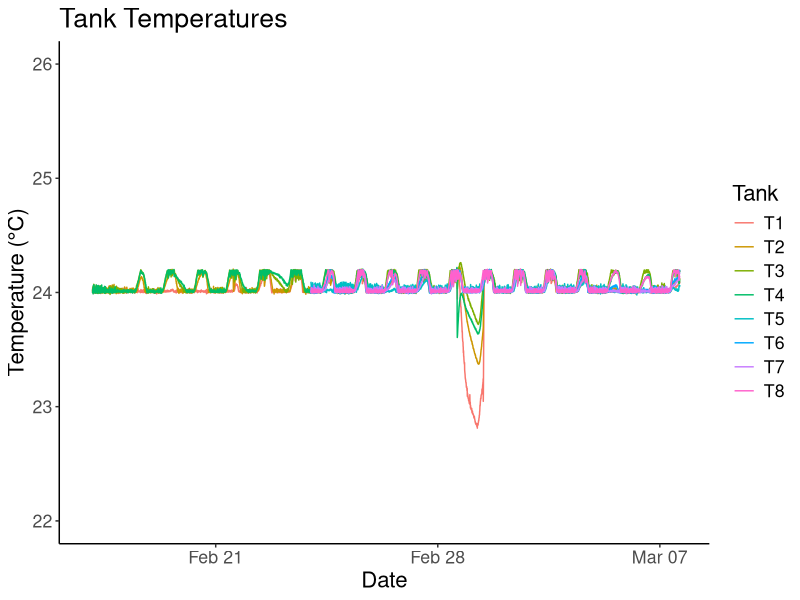
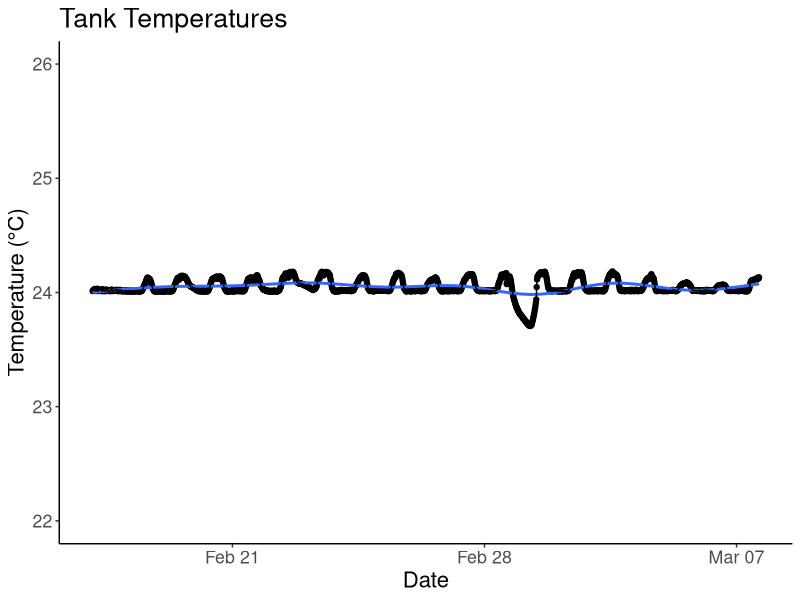
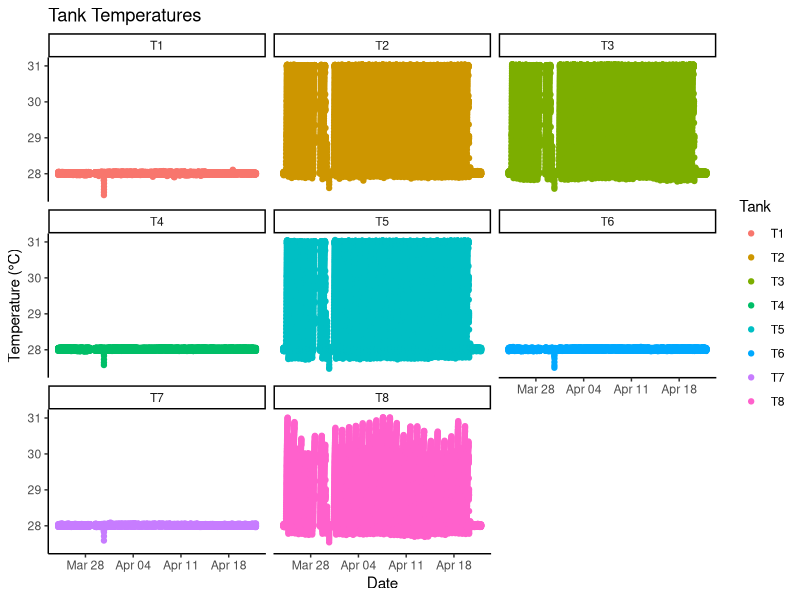
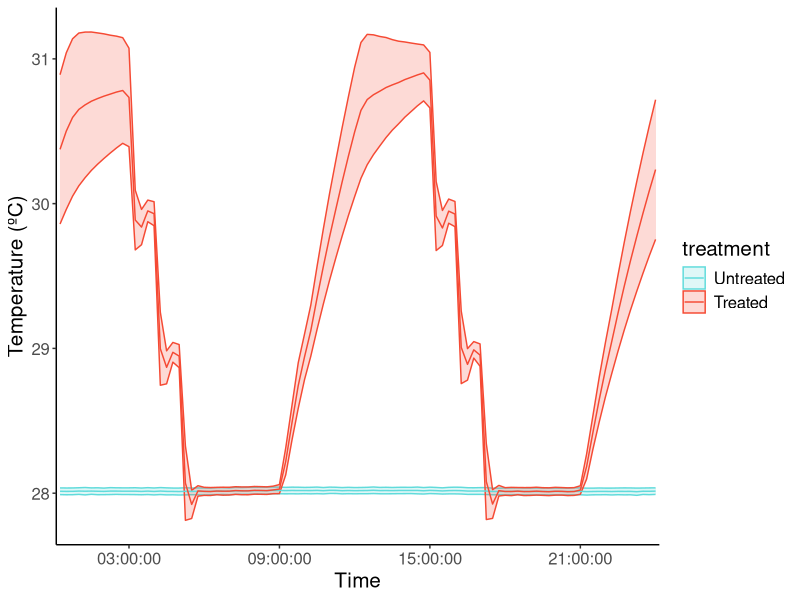
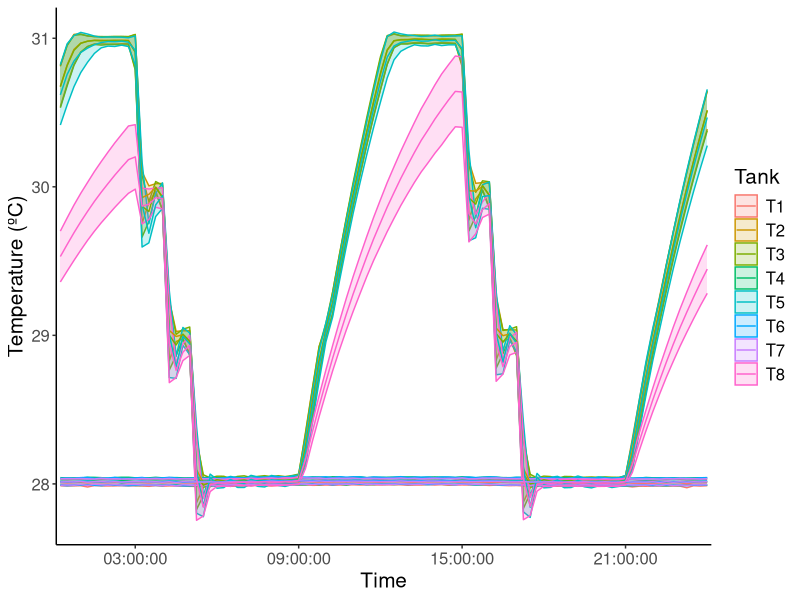
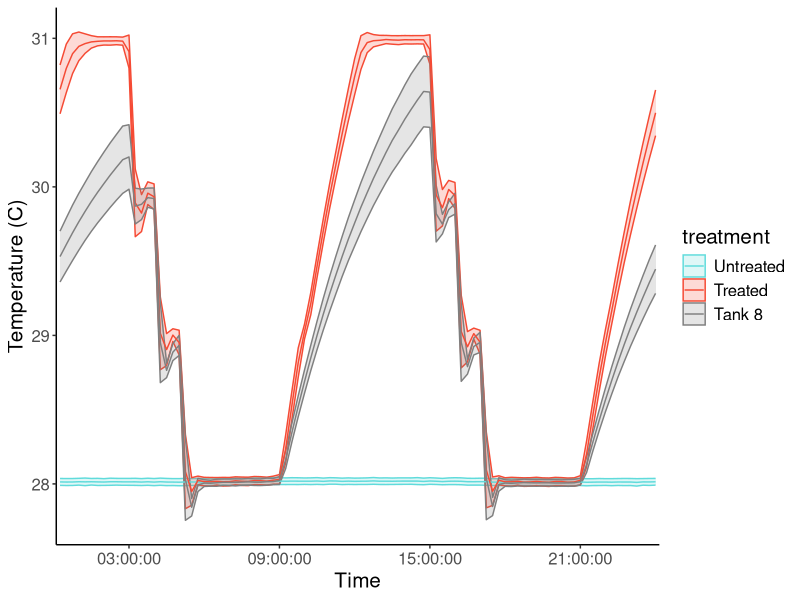
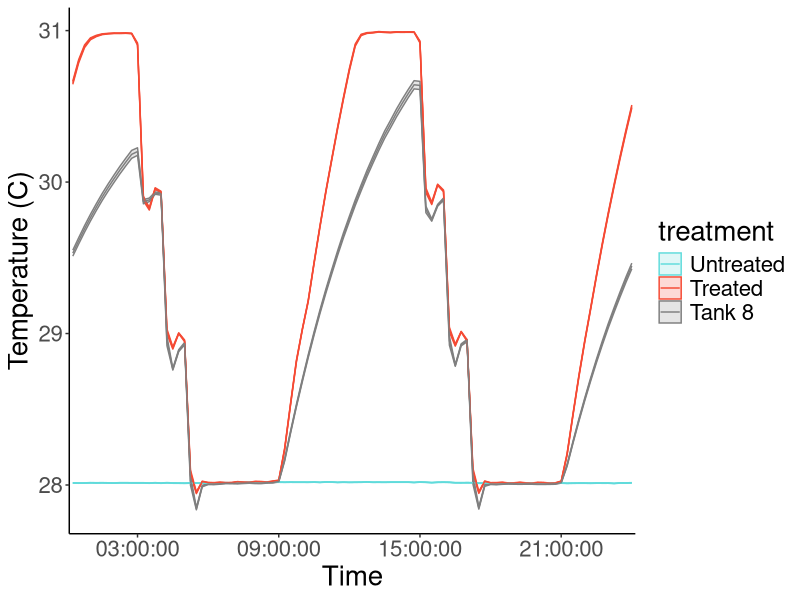
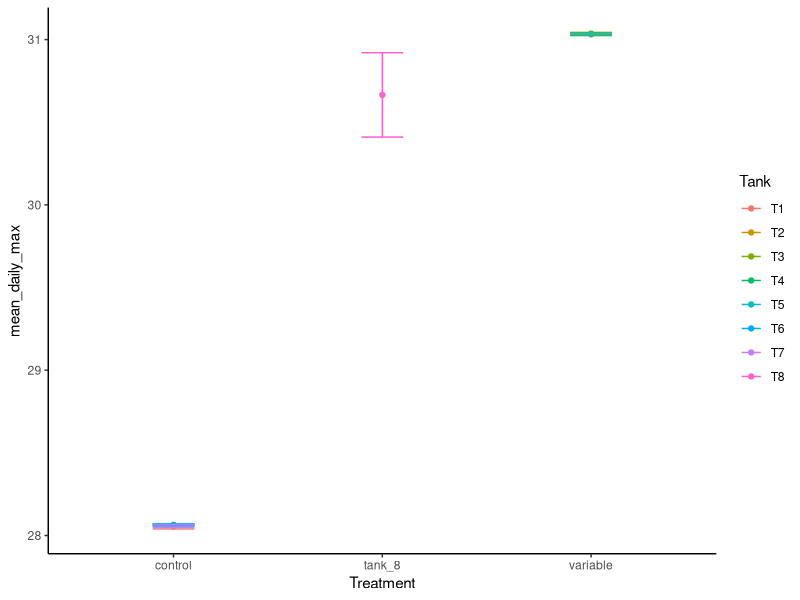

Recreate these plots in R, in order. (Note: this script raises an error after producing the figures.)
## ---- chunk 1
library(tidyverse)
library(plotrix) #for standard error function
library(cowplot)

feb4<- readxl::read_xlsx("Data from LabVIEW/20220204_TemperatureData edited.xlsx", col_types = c("date", "numeric", "numeric", 
        "numeric", "numeric", "numeric", 
        "numeric", "numeric", "numeric", 
        "numeric", "numeric", "numeric", 
        "numeric", "numeric", "numeric", 
        "numeric", "numeric"))
feb23 <- readxl::read_xlsx("Data from LabVIEW/20220223_TemperatureData edited.xlsx")
march7 <- readxl::read_xlsx("Data from LabVIEW/20220307_TemperatureData - Copy.xlsx")
march29 <- readxl::read_xlsx("Data from LabVIEW/20220329_TemperatureData.xlsx")
april15 <- readxl::read_xlsx("Data from LabVIEW/20220415_TemperatureData.xlsx")

april25 <- readxl::read_xlsx("Data from LabVIEW/20220425_TemperatureData (1).xlsx") #had to convert to csv because dates weren't reading in correctly

CBASS <- readxl::read_xlsx("Data from LabVIEW/CBASS_labview.xlsx")

may11 <- readxl::read_xlsx("Data from LabVIEW/20220511_TemperatureData.xlsx")
may20 <- readxl::read_xlsx("Data from LabVIEW/20220520_TemperatureData.xlsx")
june10 <- readxl::read_xlsx("Data from LabVIEW/20220610_TemperatureData - Copy.xlsx")
june24 <- readxl::read_xlsx("Data from LabVIEW/20220624_TemperatureData (1).xlsx")
july6 <- readxl::read_xlsx("Data from LabVIEW/20220706_TemperatureData.xlsx", 
    col_types = c("date", "numeric", "numeric", 
        "numeric", "numeric", "numeric", 
        "numeric", "numeric", "numeric", 
        "numeric", "numeric", "numeric", 
        "numeric", "numeric", "numeric", 
        "numeric", "numeric"))
july8 <- readxl::read_xlsx("Data from LabVIEW/20220708_TemperatureData edited.xlsx")
july20 <- read_csv("Data from LabVIEW/20220720_TemperatureData.csv") #had to convert to csv because dates weren't reading in correctly
  july20$Time <- lubridate::mdy_hms(july20$Time)
## ---- chunk 2
acclimation <- bind_rows(feb4, feb23) 
temptreatment<- bind_rows(march7, march29, april15) #treatment started march 24 and ended april 20
temptreatment %>% filter(Time >= as.Date("2022-03-24") & Time <= as.Date("2022-04-22")) -> temptreatment
#filter out one anomalous data point
  temptreatment %>% 
    filter(T1<23) 
# Set the specific data point to NA
temptreatment[temptreatment$T1 < 22.5, "T1"]= NA
  temptreatment %>% 
    filter(T1<23) #its gone now

CBASS #april 22
recovery <- bind_rows(april15, april25, may11, may20, june10) #recovery started april 23 and ended june 21
  recovery %>% filter(Time >= as.Date("2022-04-23") & Time <= as.Date("2022-06-22")) -> recovery
heatstressassay <- bind_rows(june10, june24, july6, july8, july20) #ramp up started june 21
## ---- chunk 3
#tanks 1-4 had Pclivosa in them since Feb 4, so they were maintained at 24 C. Tanks 5-8 didn't get Acer until Feb 24, so that's why their temps fluctuate before then.
#need to remove tank temps for tanks 5-8 for dates before feb 24 and before feb 17 for tanks 1-4
#ended up doing this manually in Excel

acclimation %>% 
  filter(Time >= as.Date("2022-02-17")) %>% 
  dplyr::select(Time:T8) %>% 
  pivot_longer(T1:T8, names_to="Tank", values_to ="Temp") %>% 
  ggplot(data = .,
       aes(x = Time, y = Temp, color = Tank)) +
  geom_line() + 
  theme_classic() +
  labs(title = "Tank Temperatures",
       y = "Temperature (°C)",
       x = "Date") +
  scale_y_continuous(limits = c(22, 26)) +
  theme(text = element_text(size = 16)) #all font sizes
## ---- chunk 4
#need to clean up this graph,summarize all the tanks together
acclimation$Time <- lubridate::round_date(acclimation$Time, unit = "15 min")

acclimation %>% 
  filter(Time >= as.Date("2022-02-17")) %>% 
  dplyr::select(Time:T8) %>% 
  pivot_longer(T1:T8, names_to="Tank", values_to ="Temp") %>% 
  drop_na(Temp) %>% 
  dplyr::group_by(Time) %>% 
  dplyr::summarise(avg_temp = mean(Temp), se = std.error(Temp)) %>% 
  ggplot(., aes(x=Time, y=avg_temp)) + 
  geom_point() +
  geom_smooth() +
  theme_classic() +
   geom_line() +
  labs(title = "Tank Temperatures",
       y = "Temperature (°C)",
       x = "Date") +
  scale_y_continuous(limits = c(22, 26)) +
  theme(text = element_text(size = 16)) #all font sizes
## ---- chunk 5
#all tanks separated
temptreatment %>% 
  dplyr::select(Time:T8) %>% 
  pivot_longer(T1:T8, names_to="Tank", values_to ="Temp") %>% 
  ggplot(data = .,
       aes(x = Time, y = Temp, color = Tank)) +
  geom_point() + 
  theme_classic() +
  facet_wrap(~Tank) +
  labs(title = "Tank Temperatures",
       y = "Temperature (°C)",
       x = "Date")
#ggsave("temptreatment_28d.pdf", width = 10, height = 6)
## ---- chunk 6
#summary figure of average tank temp during 24-hr period over the 28 days
temptreatment$Time <- lubridate::round_date(temptreatment$Time, unit = "15 min")
temptreatment %>% drop_na() -> temptreatment

temptreatment %>% 
  filter(Time >= "2022-03-24 09:00:00") %>% 
  filter(Time <= "2022-04-20 09:00:00") %>% 
    #remove tissue sampling time points because during those times, you modified the tank temps to all hold at  28 C
  filter(!Time >= "2022-03-30 09:00:00" | !Time <= "2022-03-31 09:00:00") %>% 
  dplyr::select(Time:T8) %>% 
  pivot_longer(T1:T8, names_to="Tank", values_to ="Temp") %>% 
  tidyr::separate(Time, c("Date", "Time"), sep = "\\ ") %>% 
  mutate(treatment = case_when(Tank == "T1" ~ "control",
                               Tank == "T2" ~ "variable",
                               Tank == "T3" ~ "variable",
                               Tank == "T4" ~ "control",
                               Tank == "T5" ~ "variable", 
                               Tank == "T6" ~ "control",
                               Tank == "T7" ~ "control",
                               Tank == "T8" ~ "variable")) %>% 
  dplyr::group_by(Time, treatment) %>% 
  dplyr::summarise(avg_temp = mean(Temp), sd = sd(Temp)) %>% 
  ggplot(., aes(x=Time, y=avg_temp, color = treatment)) + 
  theme_classic() +
  geom_ribbon(aes(fill=treatment, group = treatment, ymin = avg_temp - sd, ymax = avg_temp + sd), alpha = 0.2) +
   geom_line(aes(group = treatment)) +
  scale_x_discrete(breaks = c("03:00:00", "09:00:00", "15:00:00", "21:00:00")) +
  labs(y="Temperature (ºC)") +
  scale_color_manual(labels=c("Untreated", "Treated"), values = c( "#60DBDB", "#F54A34"))+
  scale_fill_manual(labels=c("Untreated", "Treated"), values = c( "#60DBDB", "#F54A34")) +
  theme(text = element_text(size = 15)) 
#ggsave("summarytemptreatment_stdeviation.pdf", width = 10, height = 6)
## ---- chunk 7
temptreatment %>% 
  filter(Time >= "2022-03-24 09:00:00") %>% 
  filter(Time <= "2022-04-20 09:00:00") %>% 
    #remove tissue sampling time points because during those times, you modified the tank temps to all hold at  28 C
  filter(!Time >= "2022-03-30 09:00:00" | !Time <= "2022-03-31 09:00:00") %>% 
  dplyr::select(Time:T8) %>% 
  pivot_longer(T1:T8, names_to="Tank", values_to ="Temp") %>% 
  tidyr::separate(Time, c("Date", "Time"), sep = "\\ ") %>% 
  # mutate(treatment = case_when(Tank == "T1" ~ "control",
  #                              Tank == "T2" ~ "variable",
  #                              Tank == "T3" ~ "variable",
  #                              Tank == "T4" ~ "control",
  #                              Tank == "T5" ~ "variable", 
  #                              Tank == "T6" ~ "control",
  #                              Tank == "T7" ~ "control",
  #                              Tank == "T8" ~ "variable")) %>% 
  dplyr::group_by(Time, Tank) %>% 
  dplyr::summarise(avg_temp = mean(Temp), sd = sd(Temp)) %>% 
  ggplot(., aes(x=Time, y=avg_temp, color = Tank)) + 
  theme_classic() +
  geom_ribbon(aes(fill=Tank, group = Tank, ymin = avg_temp - sd, ymax = avg_temp + sd), alpha = 0.2) +
   geom_line(aes(group = Tank)) +
  scale_x_discrete(breaks = c("03:00:00", "09:00:00", "15:00:00", "21:00:00")) +
  labs(y="Temperature (ºC)") +
 # scale_color_manual(labels=c("Control", "Variable"), values = c( "#60DBDB", "#F54A34"))+
 # scale_fill_manual(labels=c("Control", "Variable"), values = c( "#60DBDB", "#F54A34")) +
  theme(text = element_text(size = 15)) 
#ggsave("summarytemptreatment_alltanks_sd.pdf", width = 10, height = 6)
## ---- chunk 8
temptreatment %>% 
  filter(Time >= "2022-03-24 09:00:00") %>% 
  filter(Time <= "2022-04-20 09:00:00") %>% 
    #remove tissue sampling time points because during those times, you modified the tank temps to all hold at  28 C
  filter(!Time >= "2022-03-30 09:00:00" | !Time <= "2022-03-31 09:00:00") %>% 
  dplyr::select(Time:T8) %>% 
  pivot_longer(T1:T8, names_to="Tank", values_to ="Temp") %>% 
  tidyr::separate(Time, c("Date", "Time"), sep = "\\ ") %>% 
  mutate(treatment = case_when(Tank == "T1" ~ "control",
                               Tank == "T2" ~ "variable",
                               Tank == "T3" ~ "variable",
                               Tank == "T4" ~ "control",
                               Tank == "T5" ~ "variable",
                               Tank == "T6" ~ "control",
                               Tank == "T7" ~ "control")) %>%
  dplyr::group_by(Time, treatment) %>% 
  dplyr::summarise(avg_temp = mean(Temp), sd = sd(Temp)) %>% 
  ggplot(., aes(x=Time, y=avg_temp, color = treatment)) + 
  theme_classic() +
  geom_ribbon(aes(fill=treatment, group = treatment, ymin = avg_temp - sd, ymax = avg_temp + sd), alpha = 0.2) +
   geom_line(aes(group = treatment)) +
  scale_x_discrete(breaks = c("03:00:00", "09:00:00", "15:00:00", "21:00:00")) +
  labs(y="Temperature (C)") +
  scale_color_manual(labels=c("Untreated", "Treated", "Tank 8"), values = c( "#60DBDB", "#F54A34", "grey"))+
  scale_fill_manual(labels=c("Untreated", "Treated", "Tank 8"), values = c( "#60DBDB", "#F54A34", "grey")) +
  theme(text = element_text(size = 15)) 
#ggsave("summarytemptreatment_tank8separate_sd.pdf", width = 10, height = 6)
## ---- chunk 9
#with standard error instead of standard deviation

temptreatment %>% 
  filter(Time >= "2022-03-24 09:00:00") %>% 
  filter(Time <= "2022-04-20 09:00:00") %>% 
    #remove tissue sampling time points because during those times, you modified the tank temps to all hold at  28 C
  filter(!Time >= "2022-03-30 09:00:00" | !Time <= "2022-03-31 09:00:00") %>% 
  dplyr::select(Time:T8) %>% 
  pivot_longer(T1:T8, names_to="Tank", values_to ="Temp") %>% 
  tidyr::separate(Time, c("Date", "Time"), sep = "\\ ") %>% 
  mutate(treatment = case_when(Tank == "T1" ~ "control",
                               Tank == "T2" ~ "variable",
                               Tank == "T3" ~ "variable",
                               Tank == "T4" ~ "control",
                               Tank == "T5" ~ "variable", 
                               Tank == "T6" ~ "control",
                               Tank == "T7" ~ "control")) %>% 
  dplyr::group_by(Time, treatment) %>% 
  dplyr::summarise(avg_temp = mean(Temp), se = std.error(Temp)) %>% 
  ggplot(., aes(x=Time, y=avg_temp, color = treatment)) + 
  theme_classic() +
  geom_ribbon(aes(fill=treatment, group = treatment, ymin = avg_temp - se, ymax = avg_temp + se), alpha = 0.2) +
   geom_line(aes(group = treatment)) +
  scale_x_discrete(breaks = c("03:00:00", "09:00:00", "15:00:00", "21:00:00")) +
  labs(y="Temperature (C)") +
  scale_color_manual(labels=c("Untreated", "Treated", "Tank 8"), values = c( "#60DBDB", "#F54A34", "grey"))+
  scale_fill_manual(labels=c("Untreated", "Treated", "Tank 8"), values = c( "#60DBDB", "#F54A34", "grey")) +
  theme(text = element_text(size = 20)) 
#ggsave("summarytemptreatment_tank8separate_stderr.pdf", width = 10, height = 6)
## ---- chunk 10
temptreatment %>% 
  filter(Time >= "2022-03-24 09:00:00") %>% 
  filter(Time <= "2022-04-20 09:00:00") %>% 
    #remove tissue sampling time points because during those times, you modified the tank temps to all hold at  28 C
  filter(!Time >= "2022-03-30 09:00:00" | !Time <= "2022-03-31 09:00:00") %>% 
  dplyr::select(Time:T8) %>% 
  pivot_longer(T1:T8, names_to="Tank", values_to ="Temp") %>% 
  tidyr::separate(Time, c("Date", "Time"), sep = "\\ ") %>% 
  mutate(Treatment = case_when(Tank == "T1" ~ "control",
                               Tank == "T2" ~ "variable",
                               Tank == "T3" ~ "variable",
                               Tank == "T4" ~ "control",
                               Tank == "T5" ~ "variable", 
                               Tank == "T6" ~ "control",
                               Tank == "T7" ~ "control",
                               Tank == "T8" ~ "tank_8")) %>% 
  mutate(Species = case_when(Tank == "T1" ~ "Pclivosa",
                             Tank == "T2" ~ "Pclivosa",
                               Tank == "T3" ~ "Pclivosa",
                               Tank == "T4" ~ "Pclivosa",
                               Tank == "T5" ~ "Acervicornis", 
                               Tank == "T6" ~ "Acervicornis",
                               Tank == "T7" ~ "Acervicornis",
                               Tank == "T8" ~ "Acervicornis")) %>% 
  group_by(Tank, Date, Treatment, Species) %>% 
  summarise(daily_max = max(Temp), daily_min = min(Temp), daily_range = (max(Temp)-min(Temp))) %>% 
  ungroup() %>% 
  group_by(Tank, Treatment, Species) %>% 
  summarise(mean_daily_max=mean(daily_max),sd_daily_max=sd(daily_max), mean_daily_min=mean(daily_min),sd_daily_min=sd(daily_min),mean_daily_range=mean(daily_max - daily_min), sd_daily_range=sd(daily_max - daily_min)) -> meanmaxminrange_summarytable

meanmaxminrange_summarytable %>% 
  group_by(Treatment) %>% summarise(mean_max=mean(mean_daily_max),sd_max=sd(mean_daily_max), mean_min=mean(mean_daily_min),sd_min=sd(mean_daily_min),mean_range=mean(mean_daily_max - mean_daily_min), sd_daily_range=sd(mean_daily_max - mean_daily_min))

ggplot(meanmaxminrange_summarytable, aes(x=Treatment, y=mean_daily_max, color=Tank)) +
  geom_point() +
  geom_errorbar(aes(ymin = mean_daily_max - sd_daily_max, ymax = mean_daily_max + sd_daily_max), width = 0.2) +
  theme_classic()

ggplot(meanmaxminrange_summarytable, aes(x=Treatment, y=mean_daily_min, color=Tank)) +
  geom_point() +
  geom_errorbar(aes(ymin = mean_daily_min - sd_daily_min, ymax = mean_daily_min + sd_daily_min), width = 0.2) +
  theme_classic()

ggplot(meanmaxminrange_summarytable, aes(x=Treatment, y=mean_daily_range, color=Tank)) +
  geom_point() +
  geom_errorbar(aes(ymin = mean_daily_range - sd_daily_range, ymax = mean_daily_range + sd_daily_range), width = 0.2) +
  theme_classic()
## ---- chunk 11
p1=temptreatment %>% 
  filter(Time >= "2022-03-24 09:00:00") %>% 
  filter(Time <= "2022-04-20 09:00:00") %>% 
    #remove tissue sampling time points because during those times, you modified the tank temps to all hold at  28 C
  filter(!Time >= "2022-03-30 09:00:00" | !Time <= "2022-03-31 09:00:00") %>% 
  dplyr::select(Time:T8) %>% 
  pivot_longer(T1:T8, names_to="Tank", values_to ="Temp") %>% 
  tidyr::separate(Time, c("Date", "Time"), sep = "\\ ") %>% 
  mutate(Treatment = case_when(Tank == "T1" ~ "Untreated",
                               Tank == "T2" ~ "Treated",
                               Tank == "T3" ~ "Treated",
                               Tank == "T4" ~ "Untreated",
                               Tank == "T5" ~ "Treated", 
                               Tank == "T6" ~ "Untreated",
                               Tank == "T7" ~ "Untreated",
                               Tank == "T8" ~ "Tank 8")) %>% 
  mutate(Species = case_when(Tank == "T1" ~ "Pclivosa",
                             Tank == "T2" ~ "Pclivosa",
                               Tank == "T3" ~ "Pclivosa",
                               Tank == "T4" ~ "Pclivosa",
                               Tank == "T5" ~ "Acervicornis", 
                               Tank == "T6" ~ "Acervicornis",
                               Tank == "T7" ~ "Acervicornis",
                               Tank == "T8" ~ "Acervicornis")) %>% 
  group_by(Tank, Date, Treatment, Species) %>% 
  summarise(daily_max = max(Temp), daily_min = min(Temp), daily_range = (max(Temp)-min(Temp))) %>% 
  ggplot(., aes(x=Treatment, y=daily_max, color=Tank)) +
  geom_boxplot() + 
  theme_classic() +
  labs(y="Daily Maximum Temperature (ºC)") + 
  theme(legend.position = "none") +
  theme(text = element_text(size = 15)) 

p2=temptreatment %>% 
  filter(Time >= "2022-03-24 09:00:00") %>% 
  filter(Time <= "2022-04-20 09:00:00") %>% 
    #remove tissue sampling time points because during those times, you modified the tank temps to all hold at  28 C
  filter(!Time >= "2022-03-30 09:00:00" | !Time <= "2022-03-31 09:00:00") %>% 
  dplyr::select(Time:T8) %>% 
  pivot_longer(T1:T8, names_to="Tank", values_to ="Temp") %>% 
  tidyr::separate(Time, c("Date", "Time"), sep = "\\ ") %>% 
  mutate(Treatment = case_when(Tank == "T1" ~ "Untreated",
                               Tank == "T2" ~ "Treated",
                               Tank == "T3" ~ "Treated",
                               Tank == "T4" ~ "Untreated",
                               Tank == "T5" ~ "Treated", 
                               Tank == "T6" ~ "Untreated",
                               Tank == "T7" ~ "Untreated",
                               Tank == "T8" ~ "Tank 8")) %>% 
  mutate(Species = case_when(Tank == "T1" ~ "Pclivosa",
                             Tank == "T2" ~ "Pclivosa",
                               Tank == "T3" ~ "Pclivosa",
                               Tank == "T4" ~ "Pclivosa",
                               Tank == "T5" ~ "Acervicornis", 
                               Tank == "T6" ~ "Acervicornis",
                               Tank == "T7" ~ "Acervicornis",
                               Tank == "T8" ~ "Acervicornis")) %>% 
  group_by(Tank, Date, Treatment, Species) %>% 
  summarise(daily_max = max(Temp), daily_min = min(Temp), daily_range = (max(Temp)-min(Temp))) %>% 
  ggplot(., aes(x=Treatment, y=daily_min, color=Tank)) +
  geom_boxplot() + 
  theme_classic() +
  labs(y="Daily Minimum Temperature (ºC)") + 
  ylim(27,28.5) + 
  theme(legend.position = "none") +
  theme(text = element_text(size = 15)) 

p3=temptreatment %>% 
  filter(Time >= "2022-03-24 09:00:00") %>% 
  filter(Time <= "2022-04-20 09:00:00") %>% 
    #remove tissue sampling time points because during those times, you modified the tank temps to all hold at  28 C
  filter(!Time >= "2022-03-30 09:00:00" | !Time <= "2022-03-31 09:00:00") %>% 
  dplyr::select(Time:T8) %>% 
  pivot_longer(T1:T8, names_to="Tank", values_to ="Temp") %>% 
  tidyr::separate(Time, c("Date", "Time"), sep = "\\ ") %>% 
  mutate(Treatment = case_when(Tank == "T1" ~ "Untreated",
                               Tank == "T2" ~ "Treated",
                               Tank == "T3" ~ "Treated",
                               Tank == "T4" ~ "Untreated",
                               Tank == "T5" ~ "Treated", 
                               Tank == "T6" ~ "Untreated",
                               Tank == "T7" ~ "Untreated",
                               Tank == "T8" ~ "Tank 8")) %>% 
  mutate(Species = case_when(Tank == "T1" ~ "Pclivosa",
                             Tank == "T2" ~ "Pclivosa",
                               Tank == "T3" ~ "Pclivosa",
                               Tank == "T4" ~ "Pclivosa",
                               Tank == "T5" ~ "Acervicornis", 
                               Tank == "T6" ~ "Acervicornis",
                               Tank == "T7" ~ "Acervicornis",
                               Tank == "T8" ~ "Acervicornis")) %>% 
  group_by(Tank, Date, Treatment, Species) %>% 
  summarise(daily_max = max(Temp), daily_min = min(Temp), daily_range = (max(Temp)-min(Temp))) %>% 
  ggplot(., aes(x=Treatment, y=daily_range, color=Tank)) +
  geom_boxplot() + 
  theme_classic() +
  labs(y="Daily Range of Temperature (ºC)") +
  theme(text = element_text(size = 15)) 

plot_grid(p1, p2, p3, nrow = 1, align = 'v', rel_widths = c(1, 1, 1))
#ggsave("combined_maxminrange.pdf", width = 15, height = 5)
## ---- chunk 12
maxminrange_summarytable <- temptreatment %>% 
  filter(Time >= "2022-03-24 09:00:00") %>% 
  filter(Time <= "2022-04-20 09:00:00") %>% 
    #remove tissue sampling time points because during those times, you modified the tank temps to all hold at  28 C
  filter(!Time >= "2022-03-30 09:00:00" | !Time <= "2022-03-31 09:00:00") %>% 
  dplyr::select(Time:T8) %>% 
  pivot_longer(T1:T8, names_to="Tank", values_to ="Temp") %>% 
  tidyr::separate(Time, c("Date", "Time"), sep = "\\ ") %>% 
  mutate(Treatment = case_when(Tank == "T1" ~ "control",
                               Tank == "T2" ~ "variable",
                               Tank == "T3" ~ "variable",
                               Tank == "T4" ~ "control",
                               Tank == "T5" ~ "variable", 
                               Tank == "T6" ~ "control",
                               Tank == "T7" ~ "control",
                               Tank == "T8" ~ "tank_8")) %>% 
  mutate(Species = case_when(Tank == "T1" ~ "Pclivosa",
                             Tank == "T2" ~ "Pclivosa",
                               Tank == "T3" ~ "Pclivosa",
                               Tank == "T4" ~ "Pclivosa",
                               Tank == "T5" ~ "Acervicornis", 
                               Tank == "T6" ~ "Acervicornis",
                               Tank == "T7" ~ "Acervicornis",
                               Tank == "T8" ~ "Acervicornis")) %>% 
  group_by(Tank, Date, Treatment, Species) %>% 
  summarise(daily_max = max(Temp), daily_min = min(Temp), daily_range = (max(Temp)-min(Temp))) %>% 
  ungroup()

str(maxminrange_summarytable)

maxminrange_summarytable <- maxminrange_summarytable %>% 
  mutate(across(c(Tank,Date,Treatment,Species), as.factor))
## ---- chunk 13
maxminrange_summarytable %>% 
  aov(daily_max ~ Tank, data = .) -> model1

summary(model1)
#tank is significant

qqnorm(residuals(model1)) 
qqline(residuals(model1)) # not normal

#Non parametric test
maxminrange_summarytable %>% 
  kruskal_test(., daily_max ~ Tank) #significant

dunn.test(maxminrange_summarytable$daily_max, maxminrange_summarytable$Tank, method = "bonferroni")
# tank 5 (True treatment tank) is significantly different from all tanks

#dunn's test assumption is that distribution of groups is similar
ggqqplot(maxminrange_summarytable, "daily_max", facet.by = "Tank")
## ---- chunk 14
maxminrange_summarytable %>% 
  aov(daily_min ~ Tank, data = .) -> model2

summary(model2)
#tank is significant

qqnorm(residuals(model2)) 
qqline(residuals(model2)) # not normal

#Non parametric test
maxminrange_summarytable %>% 
  kruskal_test(., daily_min ~ Tank) #significant

dunn.test(maxminrange_summarytable$daily_min, maxminrange_summarytable$Tank, method = "bonferroni")
# tank 5 (True treatment tank) is significantly different from all tanks

#dunn's test assumption is that distribution of groups is similar
ggqqplot(maxminrange_summarytable, "daily_min", facet.by = "Tank")
## ---- chunk 15
maxminrange_summarytable %>% 
  aov(daily_range ~ Tank, data = .) -> model3

summary(model3)
#tank is significant

qqnorm(residuals(model3)) 
qqline(residuals(model3)) # not normal

#Non parametric test
maxminrange_summarytable %>% 
  kruskal_test(., daily_range ~ Tank) #significant

dunn.test(maxminrange_summarytable$daily_range, maxminrange_summarytable$Tank, method = "bonferroni")
# tank 5 (True treatment tank) is significantly different from all tanks

#dunn's test assumption is that distribution of groups is similar
ggqqplot(maxminrange_summarytable, "daily_range", facet.by = "Tank")
## ---- chunk 16
CBASS %>% 
  dplyr::select(Time:`8`) %>% 
  pivot_longer(`1`:`8`, names_to="Tank", values_to ="Temp") %>% 
  ggplot(data = .,
       aes(x = Time, y = Temp, color = Tank)) +
  geom_point() + 
  theme_classic() +
  facet_wrap(~Tank) +
  labs(title = "Tank Temperatures",
       y = "Temperature (°C)",
       x = "Date")
## ---- chunk 17
CBASS %>% 
  dplyr::select(Time:`8`) %>% 
  pivot_longer(`1`:`8`, names_to="Tank", values_to ="Temp") %>% 
  ggplot(data = .,
       aes(x = Time, y = Temp, color = Tank)) +
  geom_line() + 
  theme_classic() +
  labs(title = "Tank Temperatures",
       y = "Temperature (°C)",
       x = "Hour") +
  theme(text = element_text(size = 20)) 
#ggsave("CBASStemps.pdf", width = 10)
## ---- chunk 18
recovery %>% 
  dplyr::select(Time:T8) %>% 
  pivot_longer(T1:T8, names_to="Tank", values_to ="Temp") %>% 
  ggplot(data = .,
       aes(x = Time, y = Temp, color = Tank)) +
  geom_point() + 
  theme_classic() +
  facet_wrap(~Tank) +
  labs(title = "Tank Temperatures",
       y = "Temperature (°C)",
       x = "Date")

#not all of these tanks were used for recovery, check metadata sheet to confirm which tanks we got rid of
## ---- chunk 19
recovery %>% 
  dplyr::select(Time, T3, T4, T6, T7, T8) %>% 
  pivot_longer(T3:T8, names_to="Tank", values_to ="Temp") %>% 
  ggplot(data = .,
       aes(x = Time, y = Temp, color = Tank)) +
  geom_line() + 
  theme_classic() +
  labs(title = "Tank Temperatures",
       y = "Temperature (°C)",
       x = "Date") +
  theme(text = element_text(size = 15)) 
## ---- chunk 20
#need to clean up this graph,summarize all the tanks together
recovery$Time <- lubridate::round_date(recovery$Time, unit = "15 min")

recovery %>% 
  dplyr::filter(Time <= as.Date("2022-06-21")) %>% 
  dplyr::select(Time, T3, T4, T6, T7, T8)  %>% 
  dplyr::select(Time:T8) %>% 
  pivot_longer(T3:T8, names_to="Tank", values_to ="Temp") %>% 
  drop_na(Temp) %>% 
  dplyr::group_by(Time) %>% 
  dplyr::summarise(avg_temp = mean(Temp), se = std.error(Temp)) %>% 
  ggplot(., aes(x=Time, y=avg_temp)) + 
  geom_point() +
  geom_smooth() +
  theme_classic() +
  labs(title = "Tank Temperatures",
       y = "Temperature (°C)",
       x = "Date") +
  scale_y_continuous(limits = c(27, 29)) +
  theme(text = element_text(size = 16)) #all font sizes
## ---- chunk 21
heatstressassay %>% 
  dplyr::select(Time:T8) %>% 
  pivot_longer(T1:T8, names_to="Tank", values_to ="Temp") %>% 
  ggplot(data = .,
       aes(x = Time, y = Temp, color = Tank)) +
  geom_point() + 
  theme_classic() +
  facet_wrap(~Tank) +
  labs(title = "Tank Temperatures",
       y = "Temperature (°C)",
       x = "Date")

#was it just tanks 3, 4, and 8 that we used as the heat stress assay tanks? What was happening in tank 1?
## ---- chunk 22
heatstressassay$Time <- lubridate::round_date(heatstressassay$Time, unit = "15 min")

# need to figure out troublesome time points for each tank
heatstressassay %>% 
  dplyr::select(Time, T3, T4, T7, T8) %>% 
  pivot_longer(T3:T8, names_to="Tank", values_to ="Temp") %>% 
  filter(!(Time > "2022-06-25 00:00:00" & Temp < 30.5 & Tank != "T7")) %>% 
   mutate(Treatment = case_when(Tank == "T3" ~ "heatstress",
                               Tank == "T4" ~ "heatstress",
                               Tank == "T7" ~ "ambient",
                               Tank == "T8" ~ "heatstress")) %>% 
  group_by(Time, Treatment) %>% 
  summarise(mean_temp = mean(Temp), se = std.error(Temp)) %>% 
  ggplot(data = .,
       aes(x = Time, y = mean_temp, color = Treatment)) +
  geom_point() + 
  theme_classic() +
  labs(title = "Tank Temperatures",
       y = "Temperature (°C)",
       x = "Date") +
  theme(text = element_text(size = 15)) +
  geom_ribbon(aes(fill=Treatment, group = Treatment, ymin = mean_temp - se, ymax = mean_temp + se), alpha = 0.2) +
  scale_color_manual(labels=c("Ambient", "Heat stress"), values = c( "#60DBDB", "#F54A34"))+
  scale_fill_manual(labels=c("Ambient", "Heat stress"), values = c( "#60DBDB", "#F54A34"))
ggsave("slowburnheatstress.pdf", width = 10, height = 6)
## ---- chunk 23
heatstressassay$Time <- lubridate::round_date(heatstressassay$Time, unit = "15 min")

heatstressassay %>% 
  dplyr::select(Time, T3, T4, T8) %>% 
  dplyr::select(Time:T8) %>% 
  pivot_longer(T3:T8, names_to="Tank", values_to ="Temp") %>% 
  drop_na(Temp) %>% 
  filter(Time <= as.Date("2022-07-15")) %>% 
  dplyr::group_by(Time) %>% 
  dplyr::summarise(avg_temp = mean(Temp), se = std.error(Temp)) %>% 
  ggplot(., aes(x=Time, y=avg_temp)) + 
  geom_point() +
  theme_classic() +
  labs(title = "Tank Temperatures",
       y = "Temperature (°C)",
       x = "Date") +
  #scale_y_continuous(limits = c(27, 29)) +
  theme(text = element_text(size = 16)) #all font sizes
